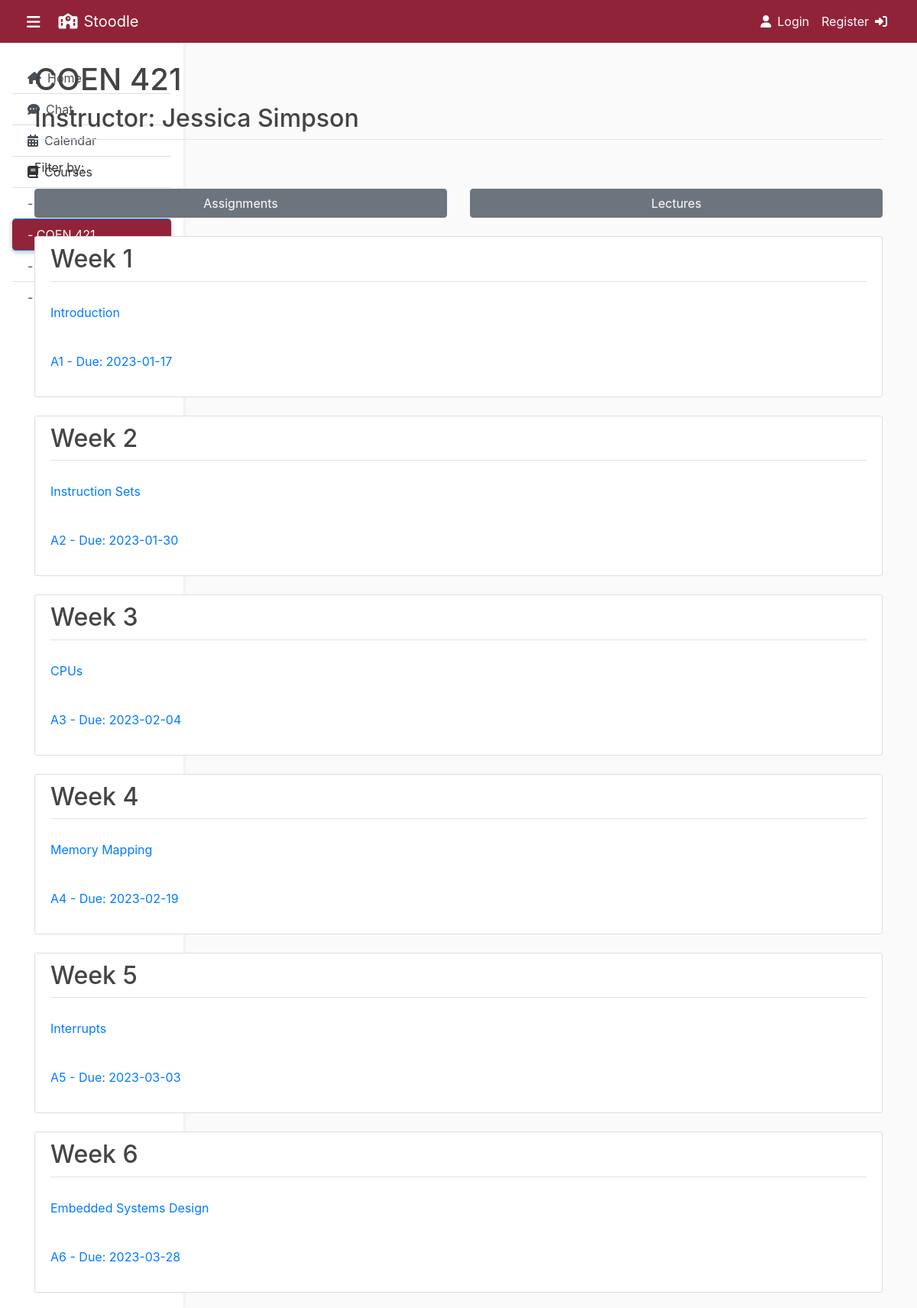
The app's page /course/COEN 421 with its own data.
### flaskapp/models.py (models this page shows, shortened)
class Course(db.Model):
    id = db.Column(db.Integer, primary_key=True)
    name = db.Column(db.String(16), unique=True, nullable=False)
    teacher = db.Column(db.String(64), nullable=False)
    assignments = db.relationship('Assignment', backref='course', lazy=True)
    lectures = db.relationship('Lecture', backref='course', lazy=True)

class Lecture(db.Model):
    id = db.Column(db.Integer, primary_key=True)
    name = db.Column(db.String(32), nullable=False)
    week = db.Column(db.Integer, nullable=False)
    upload_file = db.Column(db.String(32), nullable=False, default='def_lec.pdf')
    class_id = db.Column(db.Integer, db.ForeignKey('course.id'), nullable=False)

class Assignment(db.Model):
    id = db.Column(db.Integer, primary_key=True)
    name = db.Column(db.String(32), nullable=False)
    week = db.Column(db.Integer, nullable=False)
    date_due = db.Column(db.DateTime, nullable=False, default=datetime.utcnow)
    upload_file = db.Column(db.String(32), nullable=False, default='def_ass.pdf')
    class_id = db.Column(db.Integer, db.ForeignKey('course.id'), nullable=False)

### flaskapp/routes.py (the view)
@app.route("/course/<string:coursename>", methods=['GET'])
def course(coursename):
    courseNames = getCourseNames(Course.query.all())
    course = Course.query.filter_by(name=coursename).first_or_404()
    filt = request.args.get('filt', '', type=str)
    return render_template('course.html', title=coursename, courseNames=courseNames, course=course, filt=filt)

### flaskapp/routes.py (called while the page is built)
def getCourseNames(courses):
    courseNames = []
    for course in courses:
        courseNames.append(course.name)
    return courseNames

### flaskapp/templates/course.html (shortened to what this page needs)
{% extends "base.html" %}
{% block content %}
	<h1 class="mb-2">{{ title }}</h1>
	<h2 class="article-metadata pb-2 mb-4">Instructor: {{ course.teacher }}</h2>
	<p class="content">Filter by:</p>
	<div class="row">
	{% if filt == 'ass' %}
		<div class="col container-fluid">
			<a
				class="btn btn-block btn-danger"
				href="{{ url_for('course', coursename=course.name) }}">
				Assignments
			</a>
		</div>
		<div class="col container-fluid">
			<a
				class="btn btn-block btn-secondary"
				href="{{ url_for('course', coursename=course.name, filt='lec') }}">
				Lectures
			</a>
		</div>
	{% else %}
		<div class="col container-fluid">
			<a
				class="btn btn-block btn-secondary"
				href="{{ url_for('course', coursename=course.name, filt='ass') }}">
				Assignments
			</a>
		</div>
		<div class="col container-fluid">
			<a
				class="btn btn-block btn-secondary"
				href="{{ url_for('course', coursename=course.name, filt='lec') }}">
				Lectures
			</a>
		</div>
	{% endif %}
	</div>
	{% if filt == 'ass' %}
		<article class="media content-section mt-4">
			<div class="media-body pb-2">
				<div class="article-metadata">
					<h2>Assignments</h2>
				</div>
				{% for ass in course.assignments %}
				<p class="article-content">
					Week {{ ass.week }}:  <a href="{{ url_for('static', filename='assignments/' + ass.upload_file) }}">{{ ass.name }} - Due: {{ ass.date_due.strftime("%Y-%m-%d") }}</a>
				</p>
				{% endfor %}
			</div>
		</article>
	{% else %}
		{% for i in range(1, 7) %}
			<article class="media content-section mt-4">
				<div class="media-body pb-2">
					<div class="article-metadata">
						<h2>Week {{ i }}</h2>
					</div>
					<p class="article-content">
						<a href="{{ url_for('static', filename='lectures/' + course.lectures[i-1].upload_file) }}">{{ course.lectures[i-1].name }}</a>
					</p>
					<p class="article-content">
						<a href="{{ url_for('static', filename='assignments/' + course.assignments[i-1].upload_file) }}">{{ course.assignments[i-1].name }} - Due: {{ course.assignments[i-1].date_due.strftime("%Y-%m-%d") }}</a>
					</p>
				</div>
			</article>
		{% endfor %}
	{% endif %}
{% endblock content %}

### flaskapp/templates/base.html (shortened to what this page needs)
<!DOCTYPE html>
<html>
	<head>
		<link
			rel="stylesheet"
			href="https://maxcdn.bootstrapcdn.com/bootstrap/4.0.0/css/bootstrap.min.css"
		/>
		<link
			rel="stylesheet"
			type="text/css"
			href="{{ url_for('static', filename='main.css') }}"
		/>
	</head>
	<body>
		<header class="site-header">
			<nav class="navbar navbar-expand-md navbar-dark bg-steel fixed-top">
				<div class="container-fluid">
					<a class="navbar-brand mr-1" href="/">
						<a class="text-white" data-toggle="collapse" href="#sidebarMenu" role="button" aria-expanded="false" aria-controls="sidebarMenu">
							<i class="fas fa-bars fa-lg mr-4"></i>
						</a>
					</a>
					<a class="navbar-brand mr-1" href="/">
						<i class="fas fa-school mr-2"></i>Stoodle
					</a>
					<div class="collapse navbar-collapse" id="navbarToggle">
						<div class="navbar-nav ml-auto">
							{% if current_user.is_authenticated %}
								<a class="nav-item nav-link mr-1" href="{{ url_for('account') }}">
									<i class="fa fa-user-secret mr-2" aria-hidden="true"></i>Account
								</a>
								<a class="nav-item nav-link" href="{{ url_for('logout') }}">
									Logout<i class="fa fa-sign-out ml-2" aria-hidden="true"></i>
								</a>
							{% else %}
								<a class="nav-item nav-link" href="{{ url_for('login') }}">
									<i class="fa fa-user mr-2" aria-hidden="true"></i>Login
								</a>
								<a class="nav-item nav-link" href="{{ url_for('register') }}">
									Register<i class="fa fa-sign-in ml-2" aria-hidden="true"></i>
								</a>
							{% endif %}
						</div>
					</div>
				</div>
			</nav>
		</header>
		<main role="main" class="container">
			<div class="row">
				<div class="position-sticky">
					<nav id="sidebarMenu" class="collapse d-lg-block sidebar collapse bg-white">
						<div class="list-group list-group-flush mx-3 mt-4">
							<a href="{{ url_for('home') }}" class="list-group-item list-group-item-action py-2 ripple {% if not title %}active{% endif %}" aria-current="true">
								<span><i class="fa fa-home mr-2" aria-hidden="true"></i>Home</span>
							</a>
							<a href="{{ url_for('chat') }}" class="list-group-item list-group-item-action py-2 ripple {% if title == 'Chat' %}active{% endif %}">
								<span><i class="fa fa-commenting mr-2" aria-hidden="true"></i>Chat</span>
							</a>
							<a href="{{ url_for('calendar') }}"class="list-group-item list-group-item-action py-2 ripple {% if title == 'Calendar' %}active{% endif %}">
								<span><i class="fa fa-calendar mr-2" aria-hidden="true"></i>Calendar</span>
							</a>
							<a class="list-group-item py-2">
								<span><i class="fa fa-book mr-2" aria-hidden="true"></i>Courses</span>
							</a>
							{% for course in courseNames %}
								<a href="{{ url_for('course', coursename=course) }}" class="list-group-item list-group-item-action py-2 ripple {% if title == course %}active{% endif %}">
									<span>- {{ course }}</span>
								</a>
							{% endfor %}
						</div>
					</nav>
				</div>
				<div class="container-fluid col-sm-12">
				{% block content %}
				{% endblock %}
				</div>
			</div>
		</main>
	</body>
</html>

### flaskapp/static/main.css (style rules this page uses)
body { background: #fafafa; color: #333333; margin-top: 5rem; }
h1, h2, h3, h4, h5, h6 { color: #444444; font: 'Gill Sans'; }
.bg-steel { background-color: #912338; }
.site-header .navbar-nav .nav-link { color: #FFFFFF; }
.content-section { background: #ffffff; padding: 10px 20px; border: 1px solid #dddddd; border-radius: 3px; margin-bottom: 20px; }
.article-content { white-space: pre-line; }
.article-metadata { padding-bottom: 1px; margin-bottom: 4px; border-bottom: 1px solid #e3e3e3 }
.sidebar { position: fixed; top: 0; bottom: 0; left: 0; padding: 58px 0 0; box-shadow: 0 2px 5px 0 rgb(0 0 0 / 5%), 0 2px 10px 0 rgb(0 0 0 / 5%); width: 240px; z-index: 600; }
.sidebar .active { border-radius: 5px; box-shadow: 0 2px 5px 0 rgb(0 0 0 / 16%), 0 2px 10px 0 rgb(0 0 0 / 12%); background-color: #912338; }

### records on screen
Course: name "COEN 421", teacher "Jessica Simpson"
Lecture: name "Introduction"
Assignment: name "A1", date_due "2023-01-17"
Lecture: name "Instruction Sets"
Assignment: name "A2", date_due "2023-01-30"
Lecture: name "CPUs"
Assignment: name "A3", date_due "2023-02-04"
Lecture: name "Memory Mapping"
Assignment: name "A4", date_due "2023-02-19"
Lecture: name "Interrupts"
Assignment: name "A5", date_due "2023-03-03"
Lecture: name "Embedded Systems Design"
Assignment: name "A6", date_due "2023-03-28"

### other values on screen
{{ i }} "1" "2" "3" "4" "5" "6"
